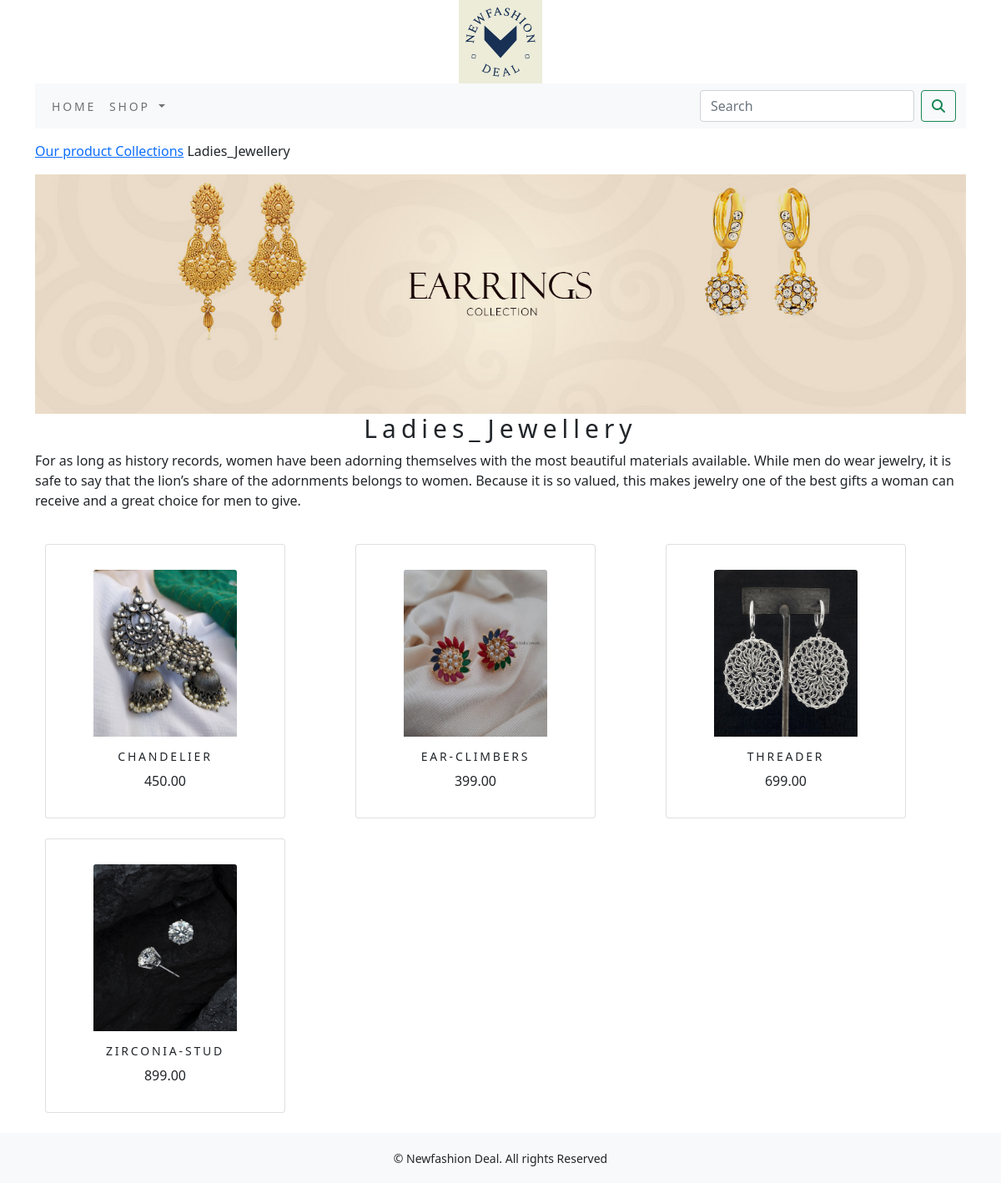
The app's page /slug/ladies_jewellery/ with its own data.
### ecommerceapp/models.py (models this page shows, shortened)
class Category(models.Model):
    name=models.CharField(max_length=250,unique=True)
    slug=models.SlugField(max_length=250,unique=True)
    description=models.TextField(blank=True)
    image=models.ImageField(upload_to='category',blank=True)
    class Meta:
         ordering=('name',)
         verbose_name='category'
         verbose_name_plural='categories'
    def get_url(self):
        return reverse('ecommerceapp:product_by_category', args=[self.slug])

class Product(models.Model):
    name=models.CharField(max_length=250,unique=True)
    slug=models.SlugField(max_length=250,unique=True)
    description=models.TextField(blank=True)
    price=models.DecimalField(max_digits=10,decimal_places=2)
    category=models.ForeignKey(Category,on_delete=models.CASCADE)
    image = models.ImageField(upload_to='Product', blank=True)
    stock=models.IntegerField()
    avilable=models.BooleanField(default=True)
    created=models.DateTimeField(auto_now_add=True)
    updated=models.DateTimeField(auto_now=True)
    def get_url(self):
        return reverse('ecommerceapp:prodCatdetail',args=[self.category.slug, self.slug])
    class Meta:
         ordering=('name',)
         verbose_name='Product'
         verbose_name_plural='Products'

### ecommerceapp/views.py (the view)
# urls.py: path('',views.allProductCat, name='allProductCat'),
def allProductCat(request,c_slug=None):
    c_page=None
    Products_list=None
    if c_slug!=None:
        c_page=get_object_or_404(Category,slug=c_slug)
        Products_list=Product.objects.all().filter(category=c_page,avilable=True)
    else:
        Products_list=Product.objects.all().filter(avilable=True)
    paginator= Paginator(Products_list,6)
    try:
        page = int(request.GET.get('page','1'))
    except:
        page=1
    try:
        Products=paginator.page(page)
    except (EmptyPage,InvalidPage):
        Products=paginator.page(Paginator.num_pages)
    return render(request,"category.html",{'category': c_page,'products':Products})

### cart_app/context_processors.py (called while the page is built)
def counter(request):
    item_count=0
    if 'admin' in request.path:
        return {}
    else:
        try:
            cart=Cart.objects.filter(cart_id=_cart_id(request))
            cart_items=CartItem.objects.all().filter(cart=cart[:1])
            for car_item in cart_items:
                item_count += car_item.quantity
        except Cart.DoesNotExist:
            item_count = 0
    return dict(item_count=item_count)

### cart_app/views.py (called while the page is built)
def _cart_id(request):
    cart_app=request.session.session_key
    if not cart_app:
        cart=request.session.create()
    return cart_app

### ecommerceapp/context_processors.py (called while the page is built)
def menu_links(request):
    links = Category.objects.all()
    return dict(links=links)

### template/category.html (shortened to what this page needs)
{% extends 'base.html' %}
{% load static %}
{% block content %}
  <div class="mx_auto">
    {% if category %}
      <div>
        <div class="row my_row_class">
          <div class="mx-auto">
            <p><a href="{% url 'ecommerceapp:allProductCat' %}">Our product Collections</a> {{category.name}}</p>
          </div>
        </div>
      </div>
      <img class="my_image" src="{{category.image.url}}" alt="{{category.name}}">
      <br>
      <div>
        <h1 class="text-center my_title">{{category.name}}</h1>
        <p class="text-justify">{{category.description}}</p>
      </div>
    {% endif %}
    <div class="container">
      <div class="row mx_auto">
        {% for Product in products.object_list %}
          <div class="my_bottom_margin col-9 col-sm-12 col-md-4 col-lg-4"><br>
            <div class="card text-center" style="min-width:18rem;">
              <a href="{{Product.get_url}}"><img class="card-img-top my_image" src="{{Product.image.url}}" alt="{{Product.name}}"></a>
              <div class="card-body">
                <h4>{{Product.name}}</h4>
                <p>{{Product.price}}</p>
              </div>
            </div>
          </div>
        {% endfor %}
      </div>
      <br>
    </div>
  </div>
{% endblock %}

### static/css/custom.css (style rules this page uses)
.my_row_class { padding-top: 15px; }
.my_image { width:100%; height:auto; }
.my_title { font-size:30px; text_transform:uppercase; letter-spacing:.2em; }
.my_bottom_margin { margin_bottom:5px; }
.card-body h4 { font-size:14px; text_transform:uppercase; letter-spacing:.2em; }
.card { width: 200px; }
.card img { width: 60%; height: 200px; margin-top:30px; }

### records on screen
Category: name "Ladies_Jewellery", image (picture), description "For as long as history records, women have been adorning themselves with the most beautiful materials available. While men do wear jewelry, it is safe to say that the lion’s share of the adornments belongs to women. Because it is so valued, this makes jewelry one of the best gifts a woman can receive and a great choice for men to give."
Product: image (picture), name "CHANDELIER", price "450.00"
Product: image (picture), name "EAR-CLIMBERS", price "399.00"
Product: image (picture), name "THREADER", price "699.00"
Product: image (picture), name "ZIRCONIA-STUD", price "899.00"
